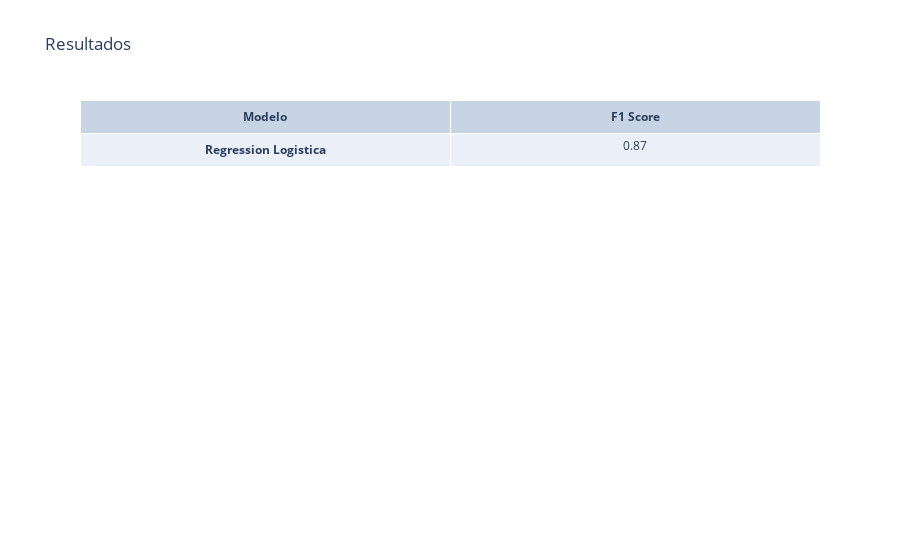

The code cell stored with this chart in its notebook:
### Code cell
regresion_logistica.fit(x_train, y_train)

# Hacer predicciones en el conjunto de datos de prueba
prediccion= regresion_logistica.predict(x_test)


fig = go.Figure(data=[go.Table(header=dict(values=['<b>Modelo<b>', '<b>F1 Score<b>']),                 
cells=dict(values=[['<b>Regression Logistica<b>'], [np.round(f1(prediccion,y_test),2)]]))])
fig.update_layout(title='Resultados')
fig.show()

### Figure 1 — Plotly figure (JSON) as saved in the notebook; plotly's stock layout.template omitted (floating-point values rounded to 4 significant figures)
{"data": [{"cells": {"values": [["<b>Regression Logistica<b>"], [0.87]]}, "header": {"values": ["<b>Modelo<b>", "<b>F1 Score<b>"]}, "type": "table"}], "layout": {"title": {"text": "Resultados"}}}
